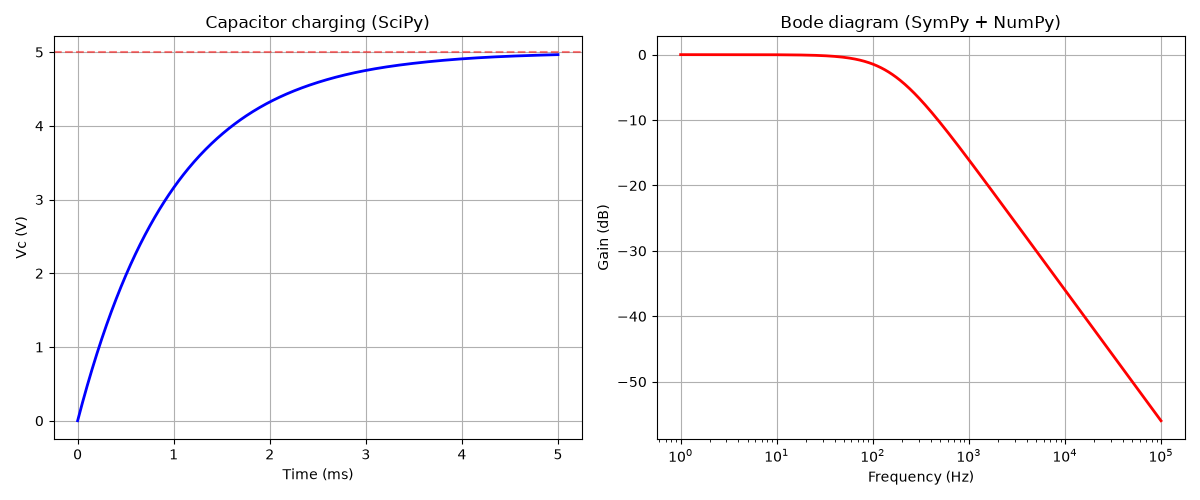

Source code (Python):
import numpy as np
import matplotlib.pyplot as plt
from scipy.integrate import solve_ivp
import sympy as sp

# ============================================
# PART 1 - NumPy/SciPy: time response
# ============================================
R, C, Vin = 1000, 1e-6, 5
tau = R * C

def rc_ode(t, Vc):
    return (Vin - Vc) / tau

sol = solve_ivp(rc_ode, (0, 5*tau), [0], t_eval=np.linspace(0, 5*tau, 500))

# ============================================
# PART 2 - SymPy: transfer function
# ============================================
s = sp.symbols('s')
R_s, C_s = sp.symbols('R_s C_s', positive=True)
H_s = 1/(R_s*C_s*s + 1)
H_num = sp.lambdify(s, H_s.subs({R_s:R, C_s:C}), 'numpy')

# ============================================
# PART 3 - Comparative plot
# ============================================
fig, (ax1, ax2) = plt.subplots(1, 2, figsize=(12, 5))

# Time response
ax1.plot(sol.t*1000, sol.y[0], 'b', linewidth=2)
ax1.axhline(Vin, color='r', linestyle='--', alpha=0.5)
ax1.set_xlabel('Time (ms)')
ax1.set_ylabel('Vc (V)')
ax1.set_title('Capacitor charging (SciPy)')
ax1.grid(True)

# Frequency response
f = np.logspace(0, 5, 500)
omega = 2*np.pi*f
H_vals = np.abs(H_num(1j*omega))
ax2.semilogx(f, 20*np.log10(H_vals), 'r', linewidth=2)
ax2.set_xlabel('Frequency (Hz)')
ax2.set_ylabel('Gain (dB)')
ax2.set_title('Bode diagram (SymPy + NumPy)')
ax2.grid(True)

plt.tight_layout()
plt.savefig('02_scientific_calculation/Week2/Day6/Summary_RC.png')
plt.close()
print("Synthesis complete. Graph saved.")
